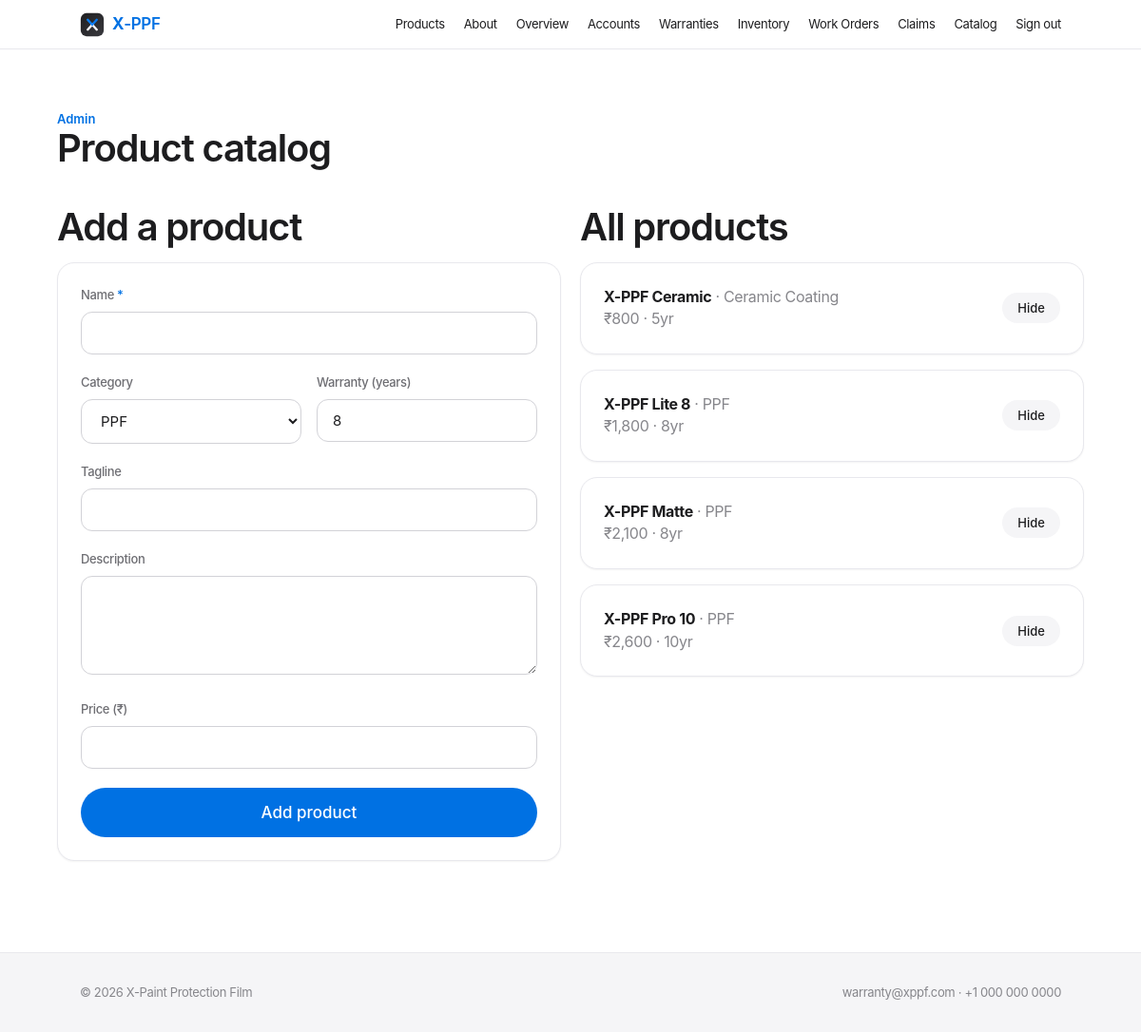
/admin/products (signed in), run on the app's committed database.
### tables this page shows
CREATE TABLE products (
    id             INTEGER PRIMARY KEY AUTOINCREMENT,
    name           TEXT NOT NULL,
    category       TEXT NOT NULL,
    tagline        TEXT,
    description    TEXT,
    price          REAL,
    warranty_years INTEGER DEFAULT 8,
    active         INTEGER DEFAULT 1,
    created_at     TEXT NOT NULL
);

CREATE TABLE users (
    id            INTEGER PRIMARY KEY AUTOINCREMENT,
    name          TEXT NOT NULL,
    email         TEXT NOT NULL UNIQUE,
    phone         TEXT,
    password_hash TEXT NOT NULL,
    role          TEXT NOT NULL DEFAULT 'studio',      -- 'admin' | 'studio'
    studio_name   TEXT,
    studio_logo   TEXT,
    created_at    TEXT NOT NULL
);

### app.py (the view, shortened to what this page needs)
@app.route("/admin/products", methods=["GET", "POST"])
@admin_required
def admin_products():
    return render_template("admin_products.html", products=db.list_products(active_only=False))

### app.py (called while the page is built)
def inr(value):
    try:
        n = int(round(float(value)))
    except (TypeError, ValueError):
        return "₹0"
    sign = "-" if n < 0 else ""
    s = str(abs(n))
    if len(s) > 3:
        last3 = s[-3:]
        rest = s[:-3]
        groups = []
        while len(rest) > 2:
            groups.insert(0, rest[-2:])
            rest = rest[:-2]
        if rest:
            groups.insert(0, rest)
        out = ",".join(groups) + "," + last3
    else:
        out = s
    return f"{sign}₹{out}"

@app.context_processor
def inject_globals():
    return {
        "current_user": _current_user(),
        "current_role": session.get("role"),
        "year": datetime.utcnow().year,
        "min_pw": MIN_PASSWORD_LEN,
        "brand": {
            "name": "X-Paint Protection Film",
            "short": "X-PPF",
            "tagline": "Protection, certified.",
            "email": "warranty@xppf.com",
            "phone": "+1 000 000 0000",
            "address": "X-Paint Protection Film",
        },
    }

def _current_user():
    uid = session.get("user_id")
    return db.get_user(uid) if uid else None

def admin_required(f):
    @wraps(f)
    def wrapper(*args, **kwargs):
        if "user_id" not in session:
            return redirect(url_for("login", next=request.path))
        if session.get("role") != "admin":
            abort(403)
        return f(*args, **kwargs)
    return wrapper

### db.py (called while the page is built)
def get_conn():
    conn = sqlite3.connect(DB_PATH)
    conn.row_factory = sqlite3.Row
    conn.execute("PRAGMA foreign_keys = ON")
    return conn

def get_user(user_id):
    conn = get_conn()
    try:
        return conn.execute("SELECT * FROM users WHERE id = ?", (user_id,)).fetchone()
    finally:
        conn.close()

def list_products(active_only=True):
    conn = get_conn()
    try:
        q = "SELECT * FROM products"
        if active_only:
            q += " WHERE active = 1"
        q += " ORDER BY category, price"
        return conn.execute(q).fetchall()
    finally:
        conn.close()

### templates/admin_products.html (shortened to what this page needs)
{% extends "base.html" %}
{% block content %}
<section class="container page">
  <div class="page-head"><p class="eyebrow">Admin</p><h1>Product catalog</h1></div>
  <div class="grid g2">
    <div><h2 style="margin-bottom:var(--s4)">Add a product</h2>
      <div class="card"><form method="POST">
        <div class="field"><label>Name <span class="req">*</span></label><input type="text" name="name" required></div>
        <div class="frow">
          <div class="field"><label>Category</label><select name="category"><option>PPF</option><option>Ceramic Coating</option></select></div>
          <div class="field"><label>Warranty (years)</label><input type="number" name="warranty_years" value="8"></div></div>
        <div class="field"><label>Tagline</label><input type="text" name="tagline"></div>
        <div class="field"><label>Description</label><textarea name="description"></textarea></div>
        <div class="field"><label>Price (₹)</label><input type="number" name="price" step="any"></div>
        <button class="btn btn-primary btn-block btn-lg" type="submit">Add product</button>
      </form></div></div>
    <div><h2 style="margin-bottom:var(--s4)">All products</h2><div class="stack">
      {% for p in products %}
      <div class="card row between">
        <div><b>{{ p['name'] }}</b> <span class="muted">· {{ p['category'] }}</span><br>
          <span class="muted">{{ p['price']|inr }} · {{ p['warranty_years'] }}yr</span>
          {% if not p['active'] %}<span class="badge b-cancelled" style="margin-left:var(--s2)">hidden</span>{% endif %}</div>
        <form method="POST" action="{{ url_for('admin_product_toggle', product_id=p['id']) }}">
          <button class="btn btn-ghost btn-sm" type="submit">{{ 'Hide' if p['active'] else 'Show' }}</button></form>
      </div>{% endfor %}</div></div>
  </div>
</section>
{% endblock %}

### templates/base.html (shortened to what this page needs)
<!DOCTYPE html>
<html lang="en">
<head>
  <link rel="stylesheet" href="{{ url_for('static', filename='css/tokens.css') }}">
  <link rel="stylesheet" href="{{ url_for('static', filename='css/app.css') }}">
</head>
<body>
  <nav class="nav no-print">
    <div class="container nav-inner">
      <a href="{{ url_for('index') }}" class="brand">
        <img src="{{ url_for('static', filename='img/xppf-logo.svg') }}" alt="X-PPF">
        <span class="bt"><b>X</b>-PPF</span>
      </a>
      <div class="nav-links">
        <a href="{{ url_for('products') }}">Products</a>
        <a href="{{ url_for('about') }}">About</a>
        {% if current_user %}
          {% if current_role == 'admin' %}
            <a href="{{ url_for('admin_dashboard') }}">Overview</a>
            <a href="{{ url_for('admin_users') }}">Accounts</a>
            <a href="{{ url_for('admin_warranties') }}">Warranties</a>
            <a href="{{ url_for('admin_inventory') }}">Inventory</a>
            <a href="{{ url_for('admin_orders') }}">Work Orders</a>
            <a href="{{ url_for('admin_claims') }}">Claims</a>
            <a href="{{ url_for('admin_products') }}">Catalog</a>
          {% else %}
            <a href="{{ url_for('studio_dashboard') }}">Dashboard</a>
            <a href="{{ url_for('warranty_register') }}">Register</a>
            <a href="{{ url_for('my_warranties') }}">Warranties</a>
            <a href="{{ url_for('inventory') }}">Inventory</a>
            <a href="{{ url_for('studio_profile') }}">Studio</a>
          {% endif %}
          <a href="{{ url_for('logout') }}">Sign out</a>
        {% else %}
          <a href="{{ url_for('login') }}" class="cta">Sign in</a>
        {% endif %}
      </div>
    </div>
  </nav>
  <main>
    {% block content %}{% endblock %}
  </main>
  <footer class="site no-print">
    <div class="container row between">
      <span>© {{ year }} {{ brand.name }}</span>
      <span>{{ brand.email }} · {{ brand.phone }}</span>
    </div>
  </footer>
</body>
</html>

### static/css/tokens.css (style rules this page uses)
:root { --bg-page: #ffffff; --bg-subtle: #f5f5f7; --bg-elevated: #ffffff; --bg-ink: #1d1d1f; --bg-ink-soft: #2b2b2f; --text-primary: #1d1d1f; --text-secondary: #6e6e73; --text-muted: #86868b; --text-on-ink: #f5f5f7; --text-on-ink-2: #a1a1a6; --border: #d2d2d7; --border-subtle: #e8e8ed; --accent: #0071e3; --accent-hover: #0077ed; --accent-press: #006edb; --accent-soft: rgba(0,113,227,0.08); --ok: #1a9e54; --ok-soft: rgba(26,158,84,0.1); --warn: #b25e00; --warn-soft: rgba(178,94,0,0.1); --err: #d62f2f; --err-soft: rgba(214,47,47,0.1); --info: #0071e3; --info-soft: rgba(0,113,227,0.1); --font: -apple-system, BlinkMacSystemFont, 'Inter', 'Segoe UI', Roboto, sans-serif; --mono: 'SF Mono', ui-monospace, 'JetBrains Mono', Menlo, monospace; --fs-xs: .75rem; --fs-sm: .8125rem; --fs-base: .9375rem; --fs-md: 1.0625rem; --fs-lg: 1.375rem; --fs-xl: 1.75rem; --fs-2xl: 2.5rem; --fs-3xl: 3.5rem; --fs-4xl: 4.75rem; --w-regular: 400; --w-medium: 500; --w-semibold: 600; --w-bold: 700; --track-tight: -0.022em; --track-tighter: -0.03em; --track-wide: 0.06em; --s1:.25rem; --s2:.5rem; --s3:.75rem; --s4:1rem; --s5:1.25rem; --s6:1.5rem; --s8:2rem; --s10:2.5rem; --s12:3rem; --s16:4rem; --s20:5rem; --s24:6rem; --s32:8rem; --r-sm:8px; --r-md:12px; --r-lg:18px; --r-xl:24px; --r-2xl:32px; --r-full:9999px; --sh-sm: 0 1px 2px rgba(0,0,0,.05); --sh-md: 0 4px 16px rgba(0,0,0,.08); --sh-lg: 0 12px 40px rgba(0,0,0,.10); --sh-xl: 0 24px 64px rgba(0,0,0,.14); --t-fast: 150ms; --t-base: 280ms; --t-slow: 600ms; --ease: cubic-bezier(0.16,1,0.3,1); --ease-quart: cubic-bezier(0.25,1,0.5,1); }

### data on the page
products: name "X-PPF Ceramic", category "Ceramic Coating", price|inr "₹800", warranty_years "5", active "Hide"
products: name "X-PPF Lite 8", category "PPF", price|inr "₹1,800", warranty_years "8", active "Hide"
products: name "X-PPF Matte", category "PPF", price|inr "₹2,100", warranty_years "8", active "Hide"
products: name "X-PPF Pro 10", category "PPF", price|inr "₹2,600", warranty_years "10", active "Hide"
users: name "X-Paint Protection Film"

### other printed values
{{ brand.email }} "warranty@xppf.com"
{{ brand.phone }} "+1 000 000 0000"
